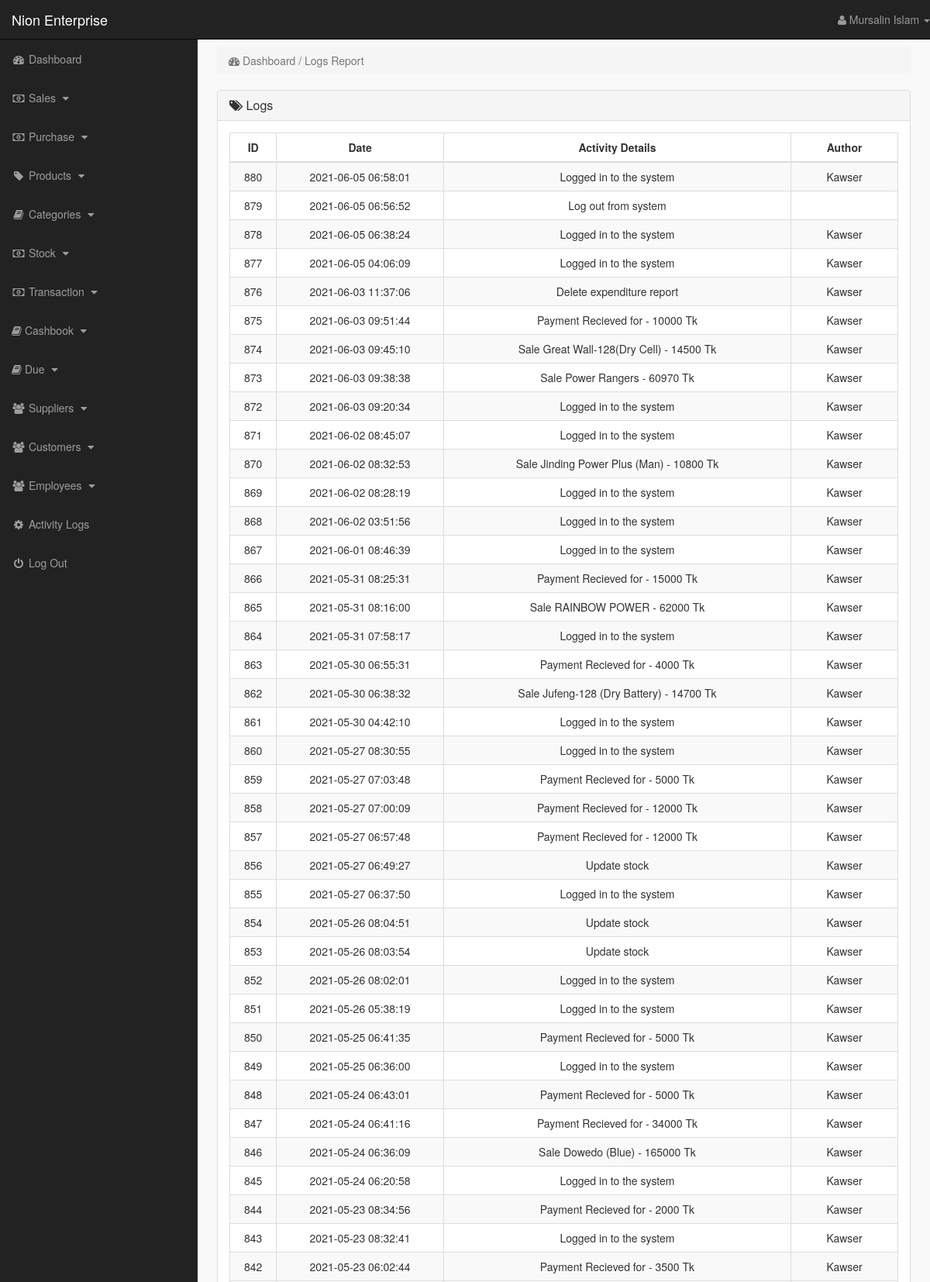
The page /index.php?logs (signed in, upper part) on the database its author committed.
### tables this page shows
CREATE TABLE `logs` (
  `log_id` int(11) NOT NULL,
  `date` datetime NOT NULL DEFAULT CURRENT_TIMESTAMP,
  `activity` text,
  `user` text
);

### logs.php (the view, shortened to what this page needs)
<?php
    if(!isset($_SESSION['admin_email'])){
        echo "<script>window.open('login.php','_self')</script>";
    }else{
?>
<div class="row">
    <div class="col-lg-12">
        <ol class="breadcrumb">
            <li class="active">
                <i class="fa fa-dashboard"></i> Dashboard / Logs Report
            </li>
        </ol>
    </div>
</div>
<div class="row">
    <div class="col-lg-12">
        <div class="panel panel-default">
            <div class="panel-heading">
               <h3 class="panel-title">
                   <i class="fa fa-tags"></i>  Logs
               </h3>
            </div>
            <div class="panel-body">
                <div class="table-responsive">
                    <table class="table table-striped table-bordered table-hover">
                        <thead>
                            <tr>
                                <th style="text-align:center" width="7%"> ID </th>
                                <th style="text-align:center" width="25%"> Date </th>
                                <th style="text-align:center" width="52%"> Activity Details </th>
                                <th style="text-align:center" width="16%"> Author </th>
                            </tr>
                        </thead>
                        <tbody>
                            <?php
                                $get_logs = "select * from logs order by 1 desc";
                                $run_logs = mysqli_query($con,$get_logs);
                                while($row_logs=mysqli_fetch_array($run_logs)){
                                    $log_id = $row_logs['log_id'];
                                    $activity = $row_logs['activity'];
                                    $date = $row_logs['date'];
                                    $author = $row_logs['user'];
                            ?>
                            <tr style="text-align:center">
                                <td> <?php echo $log_id; ?> </td>
                                <td> <?php echo $date; ?></td>
                                <td> <?php echo $activity; ?> </td>
                                <td> <?php echo $author; ?></td>
                            <?php } ?>
                        </tbody>
                    </table>
                </div>
            </div>
        </div>
    </div>
</div>
<?php } ?>

### includes/sidebar.php (shortened to what this page needs)
<?php
    if(!isset($_SESSION['admin_email'])){
        echo "<script>window.open('login.php','_self')</script>";
    }else{
?>
<!DOCTYPE html>
<html lang="en">
<head>
    <link rel="stylesheet" href="css/bootstrap-337.min.css">
    <link rel="stylesheet" href="font-awsome/css/font-awesome.min.css">
    <link rel="stylesheet" href="css/style.css">
</head>
<nav class="navbar navbar-inverse navbar-fixed-top">
    <div class="navbar-header">
        <a href="index.php?dashboard" class="navbar-brand">Nion Enterprise</a>
    </div>
    <ul class="nav navbar-right top-nav">
        <li class="dropdown">
            <a href="#" class="dropdown-toggle" data-toggle="dropdown">
                <i class="fa fa-user"></i> <?php echo $admin_name;  ?> <b class="caret"></b>
            </a>
        </li>
    </ul>
    <div class="collapse navbar-collapse navbar-ex1-collapse">
        <ul class="nav navbar-nav side-nav">
            <li>
                <a href="index.php?dashboard">
                        <i class="fa fa-fw fa-dashboard"></i> Dashboard
                </a>
            </li>
            <li>
                <a href="#" data-toggle="collapse" data-target="#sales">
                        <i class="fa fa-fw fa-money"></i> Sales
                        <i class="fa fa-fw fa-caret-down"></i>
                </a>
            </li>
            <li>
                <a href="#" data-toggle="collapse" data-target="#purchase">
                        <i class="fa fa-fw fa-money"></i> Purchase
                        <i class="fa fa-fw fa-caret-down"></i>
                </a>
            </li>
            <li>
                <a href="#" data-toggle="collapse" data-target="#products">
                        <i class="fa fa-fw fa-tag"></i> Products
                        <i class="fa fa-fw fa-caret-down"></i>
                </a>
            </li>
            <li>
                <a href="#" data-toggle="collapse" data-target="#cat">
                        <i class="fa fa-fw fa-book"></i> Categories
                        <i class="fa fa-fw fa-caret-down"></i>
                </a>
            </li>
            <li>
                <a href="#" data-toggle="collapse" data-target="#stock">
                    <i class="fa fa-fw fa-money"></i> Stock
                    <i class="fa fa-fw fa-caret-down"></i>
                </a>
            </li>
            <li>
                <a href="#" data-toggle="collapse" data-target="#transaction">
                        <i class="fa fa-fw fa-money"></i> Transaction
                        <i class="fa fa-fw fa-caret-down"></i>
                </a>
            </li>
            <li>
                <a href="#" data-toggle="collapse" data-target="#cashbook">
                        <i class="fa fa-book"></i> Cashbook
                        <i class="fa fa-fw fa-caret-down"></i>
                </a>
            </li>
            <li>
                <a href="#" data-toggle="collapse" data-target="#due">
                        <i class="fa fa-book"></i> Due
                        <i class="fa fa-fw fa-caret-down"></i>
                </a>
            </li>
            <li>
                <a href="#" data-toggle="collapse" data-target="#suppliers">
                        <i class="fa fa-fw fa-users"></i> Suppliers
                        <i class="fa fa-fw fa-caret-down"></i>
                </a>
            </li>
            <li>
                            <a href="#" data-toggle="collapse" data-target="#customers">
                        <i class="fa fa-fw fa-users"></i> Customers
                        <i class="fa fa-fw fa-caret-down"></i>
                </a>
            </li>
            <li>
                <a href="#" data-toggle="collapse" data-target="#users">
                        <i class="fa fa-fw fa-users"></i> Employees
                        <i class="fa fa-fw fa-caret-down"></i>
                </a>
            </li>
            <li>
                <a href="index.php?logs">
                    <i class="fa fa-cog fa-spin fa-fw"></i> Activity Logs
                </a>
            </li>
            <li>
                <a href="logout.php">
                    <i class="fa fa-fw fa-power-off"></i> Log Out
                </a>
            </li>
        </ul>
    </div>
</nav>
<?php } ?>

### css/style.css (style rules this page uses)
body { margin-top: 100px; }
@media (min-width: 768px) { body { margin-top: 50px; } }
.top-nav { 0 15px; }
.top-nav>li { float: left; display: inline-block; }
.top-nav>li>a { color: #999999; line-height: 20px; padding-top: 15px; padding-bottom: 15px; }
@media (min-width: 768px) { .side-nav { position: fixed; top: 51px; bottom: 0; width: 255px; overflow-y: auto; overflow-x: hidden; background-color: #222222; padding-bottom: 40px; border-radius: 0; } }
@media (min-width: 768px) { .side-nav>li>a { width: 255px; } }
.panel-body { border-radius: 5px; }

### rows shown on the page
logs: log_id "880", date "2021-06-05 06:58:01", activity "Logged in to the system", user "Kawser"
logs: log_id "879", date "2021-06-05 06:56:52", activity "Log out from system"
logs: log_id "878", date "2021-06-05 06:38:24", activity "Logged in to the system", user "Kawser"
logs: log_id "877", date "2021-06-05 04:06:09", activity "Logged in to the system", user "Kawser"
logs: log_id "876", date "2021-06-03 11:37:06", activity "Delete expenditure report", user "Kawser"
logs: log_id "875", date "2021-06-03 09:51:44", activity "Payment Recieved for - 10000 Tk", user "Kawser"
logs: log_id "874", date "2021-06-03 09:45:10", activity "Sale Great Wall-128(Dry Cell) - 14500 Tk", user "Kawser"
logs: log_id "873", date "2021-06-03 09:38:38", activity "Sale Power Rangers - 60970 Tk", user "Kawser"
logs: log_id "872", date "2021-06-03 09:20:34", activity "Logged in to the system", user "Kawser"
logs: log_id "871", date "2021-06-02 08:45:07", activity "Logged in to the system", user "Kawser"
logs: log_id "870", date "2021-06-02 08:32:53", activity "Sale Jinding Power Plus (Man) - 10800 Tk", user "Kawser"
logs: log_id "869", date "2021-06-02 08:28:19", activity "Logged in to the system", user "Kawser"
logs: log_id "868", date "2021-06-02 03:51:56", activity "Logged in to the system", user "Kawser"
logs: log_id "867", date "2021-06-01 08:46:39", activity "Logged in to the system", user "Kawser"
logs: log_id "866", date "2021-05-31 08:25:31", activity "Payment Recieved for - 15000 Tk", user "Kawser"
logs: log_id "865", date "2021-05-31 08:16:00", activity "Sale RAINBOW POWER - 62000 Tk", user "Kawser"
logs: log_id "864", date "2021-05-31 07:58:17", activity "Logged in to the system", user "Kawser"
logs: log_id "863", date "2021-05-30 06:55:31", activity "Payment Recieved for - 4000 Tk", user "Kawser"
logs: log_id "862", date "2021-05-30 06:38:32", activity "Sale Jufeng-128 (Dry Battery) - 14700 Tk", user "Kawser"
logs: log_id "861", date "2021-05-30 04:42:10", activity "Logged in to the system", user "Kawser"
logs: log_id "860", date "2021-05-27 08:30:55", activity "Logged in to the system", user "Kawser"
logs: log_id "859", date "2021-05-27 07:03:48", activity "Payment Recieved for - 5000 Tk", user "Kawser"
logs: log_id "858", date "2021-05-27 07:00:09", activity "Payment Recieved for - 12000 Tk", user "Kawser"
logs: log_id "857", date "2021-05-27 06:57:48", activity "Payment Recieved for - 12000 Tk", user "Kawser"
logs: log_id "856", date "2021-05-27 06:49:27", activity "Update stock", user "Kawser"
logs: log_id "855", date "2021-05-27 06:37:50", activity "Logged in to the system", user "Kawser"
logs: log_id "854", date "2021-05-26 08:04:51", activity "Update stock", user "Kawser"
logs: log_id "853", date "2021-05-26 08:03:54", activity "Update stock", user "Kawser"
logs: log_id "852", date "2021-05-26 08:02:01", activity "Logged in to the system", user "Kawser"
logs: log_id "851", date "2021-05-26 05:38:19", activity "Logged in to the system", user "Kawser"
logs: log_id "850", date "2021-05-25 06:41:35", activity "Payment Recieved for - 5000 Tk", user "Kawser"
logs: log_id "849", date "2021-05-25 06:36:00", activity "Logged in to the system", user "Kawser"
logs: log_id "848", date "2021-05-24 06:43:01", activity "Payment Recieved for - 5000 Tk", user "Kawser"
logs: log_id "847", date "2021-05-24 06:41:16", activity "Payment Recieved for - 34000 Tk", user "Kawser"
logs: log_id "846", date "2021-05-24 06:36:09", activity "Sale Dowedo (Blue) - 165000 Tk", user "Kawser"
logs: log_id "845", date "2021-05-24 06:20:58", activity "Logged in to the system", user "Kawser"
logs: log_id "844", date "2021-05-23 08:34:56", activity "Payment Recieved for - 2000 Tk", user "Kawser"
logs: log_id "843", date "2021-05-23 08:32:41", activity "Logged in to the system", user "Kawser"
logs: log_id "842", date "2021-05-23 06:02:44", activity "Payment Recieved for - 3500 Tk", user "Kawser"

### other values the page prints
$admin_name "Mursalin Islam"
